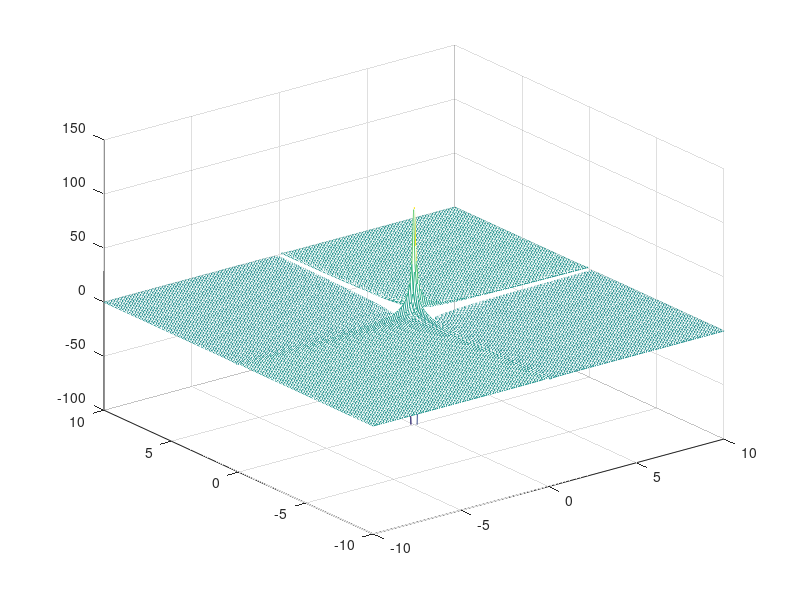

Recreate this plot in MATLAB.
clear all;
clc;

x = [-10:0.1:10];
y = [-10:0.1:10];
[X, Y] = meshgrid(x, y);
[n, m] = size(X);

Z = 1./(X .* Y);
for i = 1:n
    for j = 1: m
        if X(i, j)*Y(i, j) == 0
            Z(i, j) = NaN;
        end
    end
end

mesh(X, Y, Z)